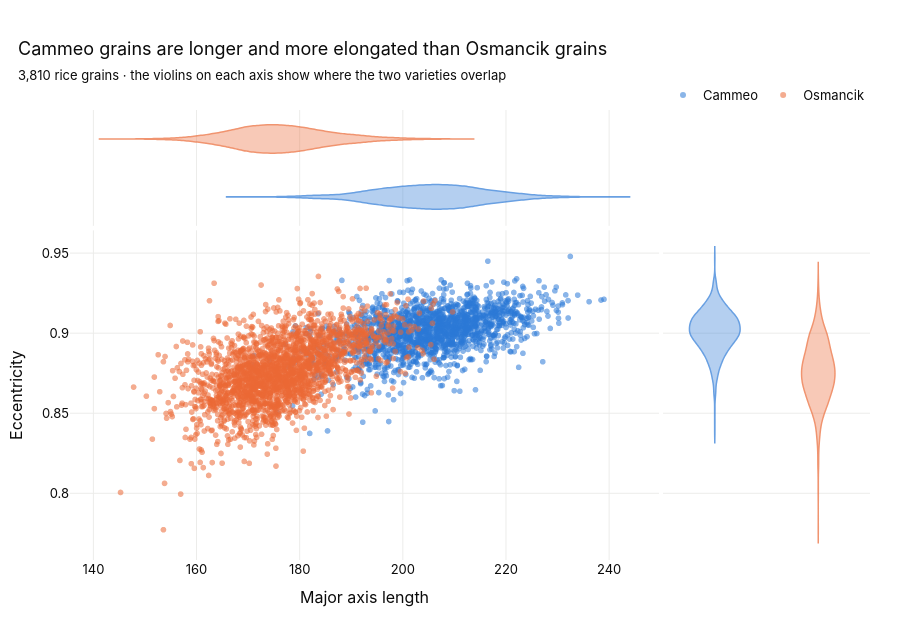

This figure's notebook cell:
### Markdown cell above
#### Visualizing the Two Varieties

As we did with Iris, we plot two features to see how the classes cluster. We chose **Major Axis Length** (how long a grain is) and **Eccentricity** (how elongated it is) because they separate the two varieties well.

The chart is made with **Plotly**, so it is interactive: hover over a point to see that grain's measurements, click a variety in the legend to hide or show it, and drag to zoom. The **violin plots** along the top and right edges show how each variety is distributed along that axis.

### Code cell
import plotly.express as px

# Combine features and labels into one DataFrame so Plotly can colour by class
rice_df = X.assign(Class=y["Class"])

# Two colours that stay distinguishable for colour-blind readers
class_colors = {"Cammeo": "#2a78d6", "Osmancik": "#eb6834"}

fig = px.scatter(
    rice_df,
    x="Major_Axis_Length",
    y="Eccentricity",
    color="Class",
    color_discrete_map=class_colors,
    category_orders={"Class": ["Cammeo", "Osmancik"]},
    marginal_x="violin",  # distribution of each class along the x-axis
    marginal_y="violin",  # distribution of each class along the y-axis
    opacity=0.55,
    hover_data={
        "Major_Axis_Length": ":.1f",
        "Eccentricity": ":.3f",
        "Minor_Axis_Length": ":.1f",
        "Area": ":,",
        "Perimeter": ":.1f",
    },
    labels={
        "Major_Axis_Length": "Major axis length",
        "Minor_Axis_Length": "Minor axis length",
        "Class": "Variety",
    },
    template="plotly_white",
    height=620,
)

# Thin white outline separates overlapping points
fig.update_traces(marker=dict(size=8, line=dict(width=0.6, color="white")), selector=dict(type="scatter"))
fig.update_traces(opacity=0.7, line_width=1.5, points=False, selector=dict(type="violin"))

fig.update_layout(
    title=dict(
        text="Cammeo grains are longer and more elongated than Osmancik grains",
        subtitle=dict(text="3,810 rice grains · the violins on each axis show where the two varieties overlap"),
        x=0.02,
    ),
    legend=dict(title=None, orientation="h", yanchor="bottom", y=1.0, xanchor="right", x=1),
    font=dict(family="Inter, Helvetica, Arial, sans-serif", size=13, color="#0b0b0b"),
    hoverlabel=dict(bgcolor="white", font_size=12),
    margin=dict(l=70, r=30, t=110, b=60),
)
fig.update_xaxes(gridcolor="#ececea", zeroline=False)
fig.update_yaxes(gridcolor="#ececea", zeroline=False)

fig.show()

### Figure 1 — Plotly figure (JSON) as saved in the notebook; plotly's stock layout.template omitted (floating-point values rounded to 4 significant figures; data arrays with more than 128 entries replaced by an {"elided": "..."} marker saying what was removed)
{"data": [{"customdata": {"elided": "1630x3 float values"}, "hovertemplate": "Variety=Cammeo<br>Major axis length=%{x:.1f}<br>Eccentricity=%{y:.3f}<br>Minor axis length=%{customdata[0]:.1f}<br>Area=%{customdata[1]:,}<br>Perimeter=%{customdata[2]:.1f}<extra></extra>", "legendgroup": "Cammeo", "marker": {"color": "#2a78d6", "opacity": 0.55, "symbol": "circle"}, "mode": "markers", "name": "Cammeo", "showlegend": true, "type": "scattergl", "x": {"elided": "1630 float values"}, "xaxis": "x", "y": {"elided": "1630 float values"}, "yaxis": "y"}, {"alignmentgroup": "True", "customdata": {"elided": "1630x3 float values"}, "hovertemplate": "Variety=Cammeo<br>Major axis length=%{x:.1f}<br>Minor axis length=%{customdata[0]:.1f}<br>Area=%{customdata[1]:,}<br>Perimeter=%{customdata[2]:.1f}<extra></extra>", "legendgroup": "Cammeo", "line": {"width": 1.5}, "marker": {"color": "#2a78d6", "symbol": "circle"}, "name": "Cammeo", "offsetgroup": "Cammeo", "opacity": 0.7, "points": false, "scalegroup": "x", "showlegend": false, "type": "violin", "x": {"elided": "1630 float values"}, "xaxis": "x3", "yaxis": "y3"}, {"alignmentgroup": "True", "customdata": {"elided": "1630x3 float values"}, "hovertemplate": "Variety=Cammeo<br>Eccentricity=%{y:.3f}<br>Minor axis length=%{customdata[0]:.1f}<br>Area=%{customdata[1]:,}<br>Perimeter=%{customdata[2]:.1f}<extra></extra>", "legendgroup": "Cammeo", "line": {"width": 1.5}, "marker": {"color": "#2a78d6", "symbol": "circle"}, "name": "Cammeo", "offsetgroup": "Cammeo", "opacity": 0.7, "points": false, "scalegroup": "y", "showlegend": false, "type": "violin", "xaxis": "x2", "y": {"elided": "1630 float values"}, "yaxis": "y2"}, {"customdata": {"elided": "2180x3 float values"}, "hovertemplate": "Variety=Osmancik<br>Major axis length=%{x:.1f}<br>Eccentricity=%{y:.3f}<br>Minor axis length=%{customdata[0]:.1f}<br>Area=%{customdata[1]:,}<br>Perimeter=%{customdata[2]:.1f}<extra></extra>", "legendgroup": "Osmancik", "marker": {"color": "#eb6834", "opacity": 0.55, "symbol": "circle"}, "mode": "markers", "name": "Osmancik", "showlegend": true, "type": "scattergl", "x": {"elided": "2180 float values"}, "xaxis": "x", "y": {"elided": "2180 float values"}, "yaxis": "y"}, {"alignmentgroup": "True", "customdata": {"elided": "2180x3 float values"}, "hovertemplate": "Variety=Osmancik<br>Major axis length=%{x:.1f}<br>Minor axis length=%{customdata[0]:.1f}<br>Area=%{customdata[1]:,}<br>Perimeter=%{customdata[2]:.1f}<extra></extra>", "legendgroup": "Osmancik", "line": {"width": 1.5}, "marker": {"color": "#eb6834", "symbol": "circle"}, "name": "Osmancik", "offsetgroup": "Osmancik", "opacity": 0.7, "points": false, "scalegroup": "x", "showlegend": false, "type": "violin", "x": {"elided": "2180 float values"}, "xaxis": "x3", "yaxis": "y3"}, {"alignmentgroup": "True", "customdata": {"elided": "2180x3 float values"}, "hovertemplate": "Variety=Osmancik<br>Eccentricity=%{y:.3f}<br>Minor axis length=%{customdata[0]:.1f}<br>Area=%{customdata[1]:,}<br>Perimeter=%{customdata[2]:.1f}<extra></extra>", "legendgroup": "Osmancik", "line": {"width": 1.5}, "marker": {"color": "#eb6834", "symbol": "circle"}, "name": "Osmancik", "offsetgroup": "Osmancik", "opacity": 0.7, "points": false, "scalegroup": "y", "showlegend": false, "type": "violin", "xaxis": "x2", "y": {"elided": "2180 float values"}, "yaxis": "y2"}], "layout": {"font": {"color": "#0b0b0b", "family": "Inter, Helvetica, Arial, sans-serif", "size": 13}, "height": 620, "hoverlabel": {"bgcolor": "white", "font": {"size": 12}}, "legend": {"orientation": "h", "title": {}, "tracegroupgap": 0, "x": 1, "xanchor": "right", "y": 1.0, "yanchor": "bottom"}, "margin": {"b": 60, "l": 70, "r": 30, "t": 110}, "title": {"subtitle": {"text": "3,810 rice grains · the violins on each axis show where the two varieties overlap"}, "text": "Cammeo grains are longer and more elongated than Osmancik grains", "x": 0.02}, "xaxis": {"anchor": "y", "domain": [0.0, 0.7363], "gridcolor": "#ececea", "title": {"text": "Major axis length"}, "zeroline": false}, "xaxis2": {"anchor": "y2", "domain": [0.7413, 1.0], "gridcolor": "#ececea", "matches": "x2", "showgrid": false, "showline": false, "showticklabels": false, "ticks": "", "zeroline": false}, "xaxis3": {"anchor": "y3", "domain": [0.0, 0.7363], "gridcolor": "#ececea", "matches": "x", "showgrid": true, "showticklabels": false, "zeroline": false}, "xaxis4": {"anchor": "y4", "domain": [0.7413, 1.0], "gridcolor": "#ececea", "matches": "x2", "showgrid": false, "showline": false, "showticklabels": false, "ticks": "", "zeroline": false}, "yaxis": {"anchor": "x", "domain": [0.0, 0.7326], "gridcolor": "#ececea", "title": {"text": "Eccentricity"}, "zeroline": false}, "yaxis2": {"anchor": "x2", "domain": [0.0, 0.7326], "gridcolor": "#ececea", "matches": "y", "showgrid": true, "showticklabels": false, "zeroline": false}, "yaxis3": {"anchor": "x3", "domain": [0.7426, 1.0], "gridcolor": "#ececea", "matches": "y3", "showgrid": false, "showline": false, "showticklabels": false, "ticks": "", "zeroline": false}, "yaxis4": {"anchor": "x4", "domain": [0.7426, 1.0], "gridcolor": "#ececea", "matches": "y3", "showgrid": true, "showline": false, "showticklabels": false, "ticks": "", "zeroline": false}}}
